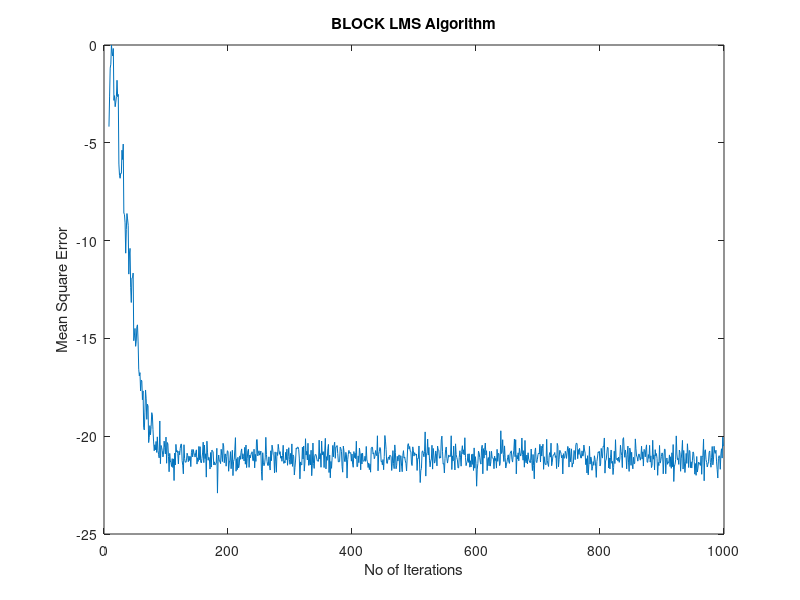

The MATLAB script that drew this image:
clc;
clear all;
close all;
clf;
size1=1000;
iter=200;
blk_size=8;
muu=0.05;
w_sys=[8 4 6 5]';l=length(w_sys);
w1=zeros(l,iter);
for it=1:iter
 x=randn(1,size1);
 %n=randn(1,size1);%noise
 w=zeros(l,1);
 u=zeros(1,l);%regressor vector
 temp=zeros(1,l);
 for i=1:(size1/blk_size)-1%block number is i
 temp=zeros(1,l);
 for r=0:blk_size-1
 u(1,l-2:l)=u(1,1:l-1);%2:4=1:3
 u(1,1)=x(i*blk_size+r);
 desired(i*blk_size+r)=u*w_sys+randn(1,1);
%noise added
 estimate(i*blk_size+r)=u*w;
 err(it,i*blk_size+r)=desired(i*blk_size+r)-estimate(i*blk_size+r);
 temp=temp+err(it,i*blk_size+r).*u;
 end
 w=w+muu.*temp';%(muu'/blk_size)=muu
 end
 w1(:,it)=w;
 clc;
 fprintf('current iteration is %d ',it);
end
w=mean(w1,2);
err_sqr=err.^2;
err_mean=mean(err_sqr,1);
err_max=err_mean./max(err_mean);
err_dB=10*log10(err_max);
plot(err_dB);
title('BLOCK LMS Algorithm');
ylabel('Mean Square Error');
xlabel('No of Iterations');
w_sys
w